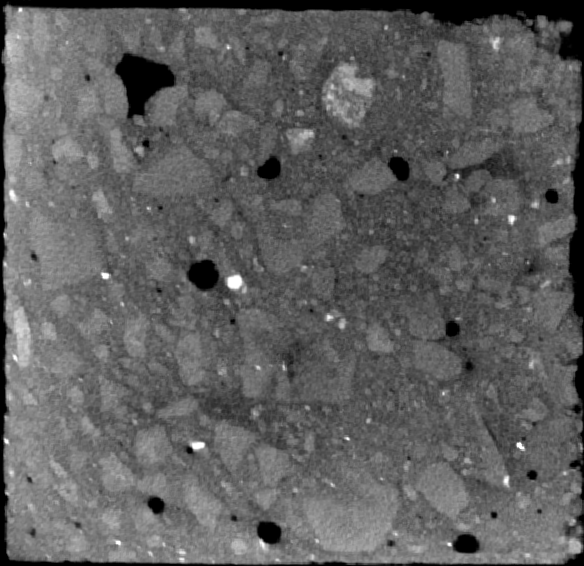
#> input picture Example/2. Split Images/bottom_left/bl_top0054.tif, 584 x 566 px, given in place of image, which was not available
$ python image_splitter.py
#> lines starting #> are read from the running program, lines starting #| are printed output that depends on the picture; after the words box and inside, x2 and y2 are one past the last pixel; in counts of white or black regions, pixels touching at a corner belong together; pictures that were not available may be replaced by others from this repository, and a replacement may not be noted
#load dependencies
import cv2
import os
import numpy as np


def get_contours(species_image):
        image = cv2.imread(species_image)
        gray = cv2.cvtColor(image, cv2.COLOR_BGR2GRAY)
        inverted = (255-gray)

        #create threshold; original min value = 215
        thresh = cv2.threshold(inverted, 195,255, cv2.THRESH_TOZERO_INV)[1]

        # Find contours
        cnts = cv2.findContours(thresh, cv2.RETR_EXTERNAL, cv2.CHAIN_APPROX_SIMPLE)[0]
        return cnts

def image_split(image, mainPath, image_name, cnts):
    image = cv2.imread(image)
    original = image.copy()

    #create output directories
    outpath = os.path.join(mainPath, "Final Images")
    outpath_bl = os.path.join(outpath, "bottom_left")
    outpath_br = os.path.join(outpath, "bottom_right")
    outpath_tl = os.path.join(outpath, "top_left")
    outpath_tr = os.path.join(outpath, "top_right")
    if not os.path.exists(outpath):
        os.makedirs(outpath)
        os.makedirs(outpath_bl)
        os.makedirs(outpath_br)
        os.makedirs(outpath_tl)
        os.makedirs(outpath_tr)

    #Iterate thorugh contours and returns split images
    thold_area = 5000 #area of image quadrants
    image_number = 1
    for c in cnts:
        area = cv2.contourArea(c)
        if area > thold_area: #filters out small objects
            rect = cv2.minAreaRect(c)
            box = np.int0(cv2.boxPoints(rect))
            width = int(rect[1][0])
            height = int(rect[1][1])
            src_pts = box.astype("float32")
            dst_pts = np.array([[0, height-1],
                            [0, 0],
                            [width-1, 0],
                            [width-1, height-1]], dtype="float32")
            matrix = cv2.getPerspectiveTransform(src_pts, dst_pts)
            warped = cv2.warpPerspective(original, matrix, (width, height))
            if image_number  == 1:
                cv2.imwrite((os.path.join(outpath_bl, "bl_{}".format(image_name))), warped)
            elif image_number == 2:
                cv2.imwrite((os.path.join(outpath_br, "br_{}".format(image_name))), warped)
            elif image_number == 3:
                cv2.imwrite((os.path.join(outpath_tl, "tl_{}".format(image_name))), warped)
            elif image_number == 4:
                cv2.imwrite((os.path.join(outpath_tr, "tr_{}".format(image_name))), warped)
                image_number = 1
            image_number += 1

#main function
def master(inPath, mainPath, species_image):
    cnts = get_contours(species_image)
#> in get_contours, image is the input picture: shape (566, 584, 3); min 0, max 255, mean 95.6
#> in get_contours, `inverted = (255-gray)`:
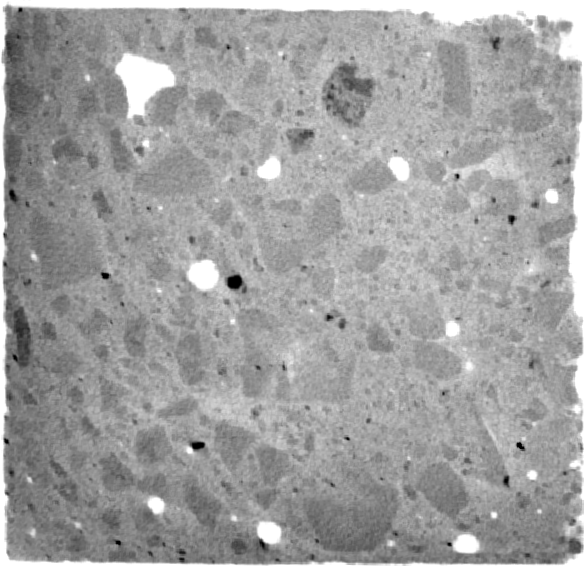
#> inverted: shape (566, 584); min 0, max 255, mean 159.4
#> in get_contours, `thresh = cv2.threshold(inverted, 195,255, cv2.THRESH_TOZERO_INV)[1]`:
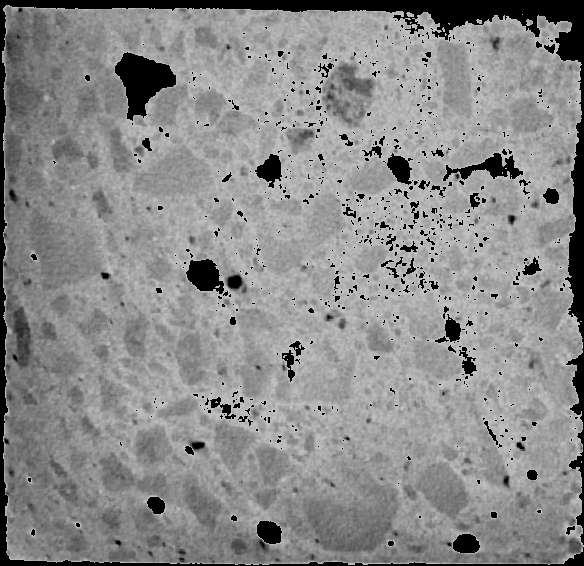
#> thresh: shape (566, 584); min 0, max 195, mean 138.6
#> in get_contours, `cnts = cv2.findContours(thresh, cv2.RETR_EXTERNAL, cv2.CHAIN_APPROX_SI..`: cnts = 11 contours, 9 with area under 20; largest, box (x1, y1, x2, y2) and area: (2, 5, 584, 565) 312482, (526, 19, 533, 26) 26
    for image_name in os.listdir(inPath):  #reads all images in input folder, inPath
        input_path = os.path.join(inPath, image_name)
        image_split(input_path, mainPath, image_name, cnts)
#> the loop in image_split, `for c in cnts:` made 11 passes
#> (area, rect, width, height, src_pts, dst_pts, matrix, image_number) on pass 11: (312482, ((292.5, 284.5), (559, 581), -90), 559, 581, [[583, 564], [2, 564], [2, 5], [583, 5]], [[0, 580], [0, 0], [558, 0], [558, 580]], [[0, -0.998, 563], [0.998, 3.94e-19, -2], [0, 6.85e-22, 1]], 2)
#> area on pass 7: 26
#> after the loop in image_split, `for c in cnts:`: image_number = 2

master(r"path\to\folder", r"path\to\output\folder", r"path\to\ideal\image")

$ run again, on Example/2. Split Images/bottom_left/bl_top0058.tif
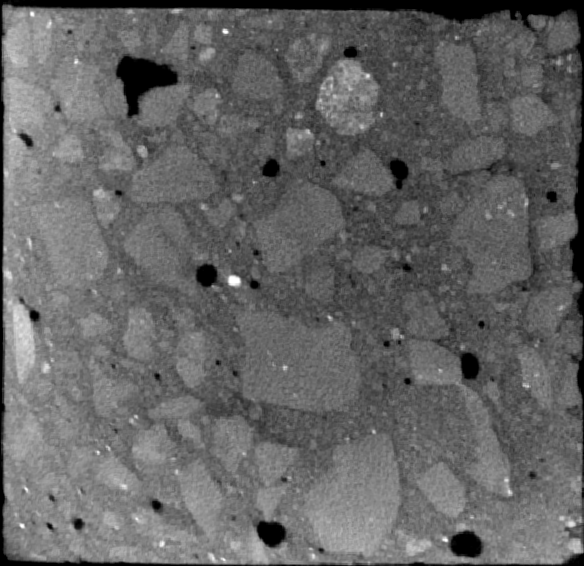
#> input picture Example/2. Split Images/bottom_left/bl_top0058.tif, 584 x 566 px, given in place of image, which was not available
#> in get_contours, image is the input picture: shape (566, 584, 3); min 0, max 255, mean 100.6
#> in get_contours, `thresh = cv2.threshold(inverted, 195,255, cv2.THRESH_TOZERO_INV)[1]`:
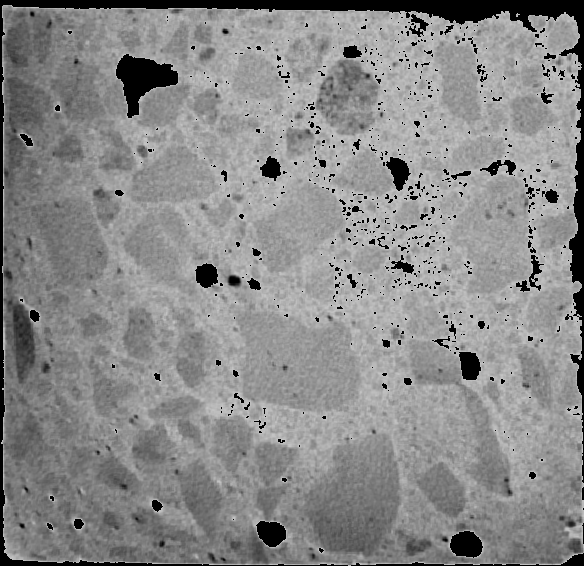
#> thresh: shape (566, 584); min 0, max 195, mean 137.4
#> in get_contours, `cnts = cv2.findContours(thresh, cv2.RETR_EXTERNAL, cv2.CHAIN_APPROX_SI..`: cnts = 2 contours, 1 with area under 20; largest, box (x1, y1, x2, y2) and area: (1, 5, 584, 566) 316336
#> the loop in image_split, `for c in cnts:` made 2 passes
#> (area, rect, width, height, src_pts, dst_pts, image_number) on pass 2: (316336, ((292.5, 285.3), (559.2, 582.3), -89.87), 559, 582, [[582, 565], [0, 564], [2, 4], [584, 6]], [[0, 581], [0, 0], [558, 0], [558, 581]], 2)
#> pass 2, in image_split, `warped = cv2.warpPerspective(original, matrix, (width, height))`:
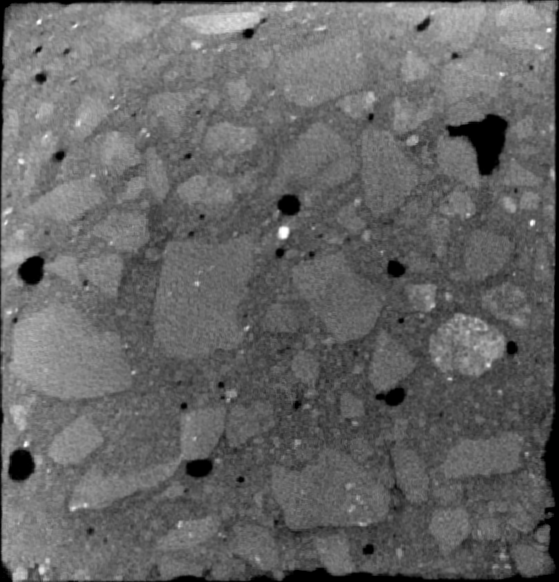
#> warped: shape (582, 559, 3); min 0, max 255, mean 101.7
#> after the loop in image_split, `for c in cnts:`: image_number = 2
